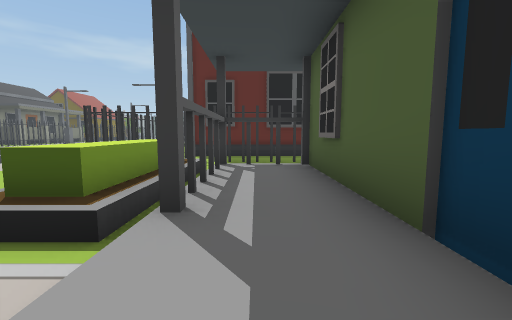
[1] (above)

24 first-person views from a walk through a 3-D level made in the Unity game engine. The camera is 1.3 m above the floor, tilts 6° down and sees 90° across. The floor is counted in squares, 2 m on a side. Each view is taken from the middle of a square. On the plan, view 1 faces up. The plan holds only what a view shows up to about 9 squares ahead; the rest is blank. The place goes on beyond the plan. Some animated figures are left out.

[2]
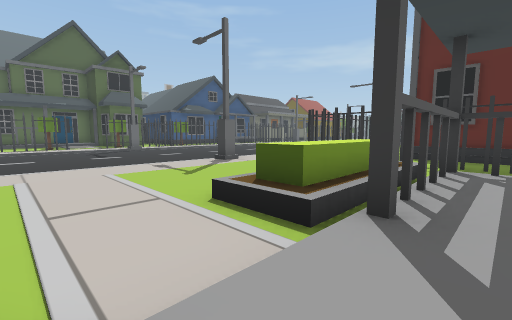

[3]
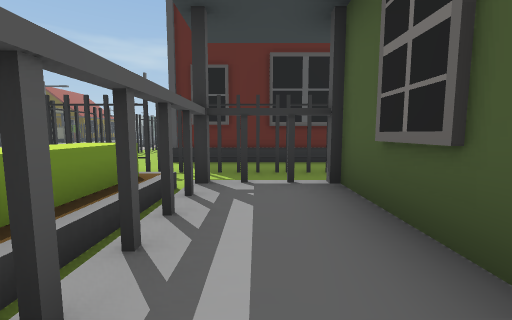

[4]
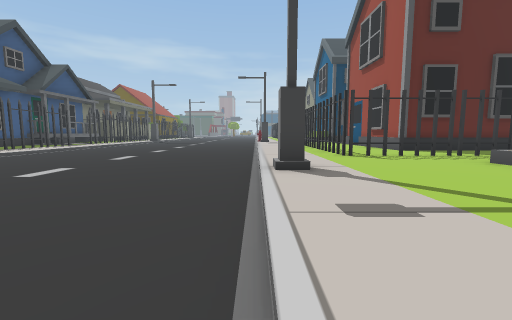

[5]
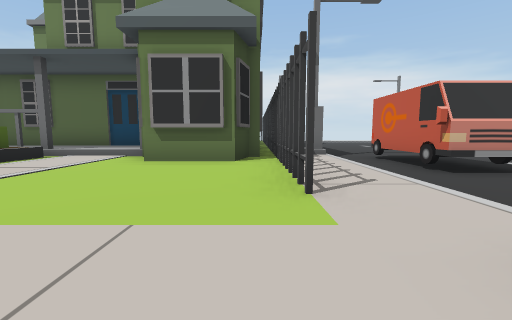

[6]
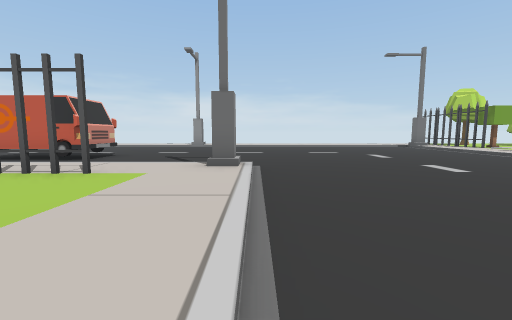

[7]
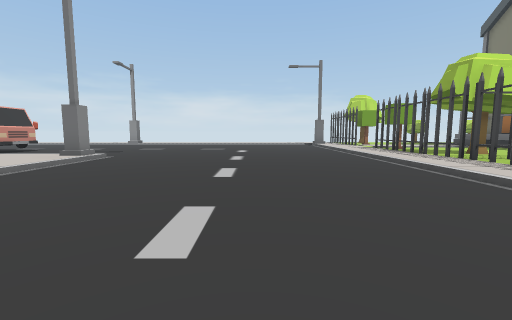

[8]
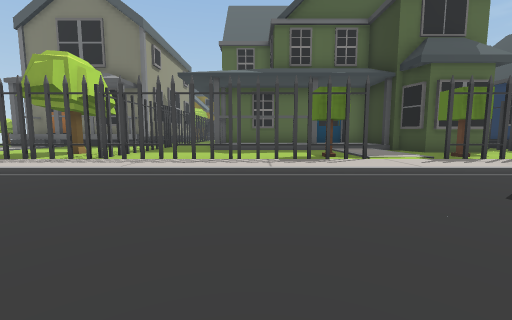

[9]
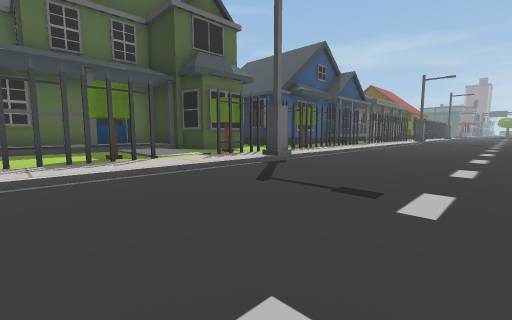

[10]
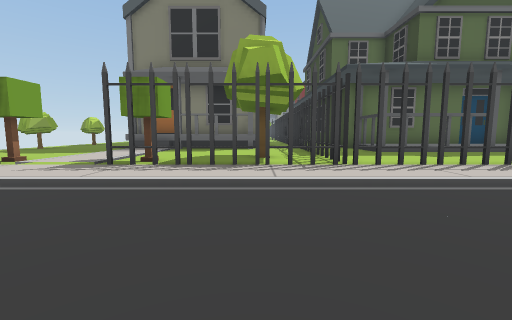

[11]
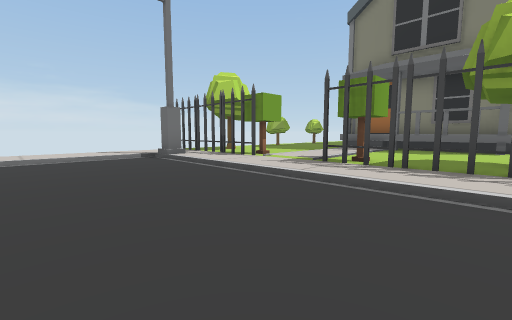

[12]
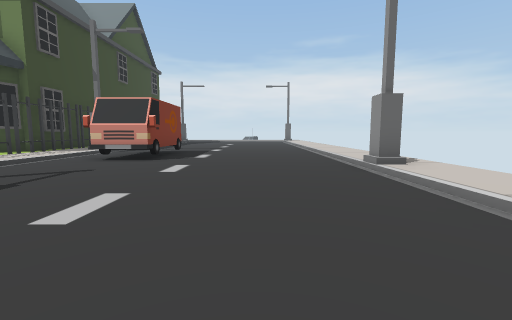

[13]
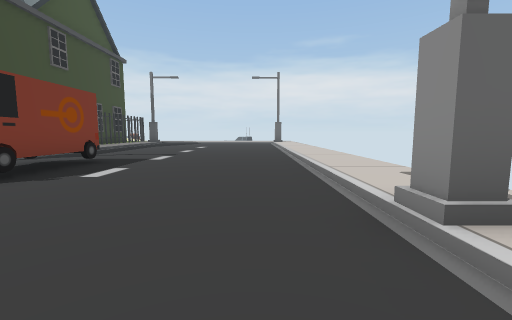

[14]
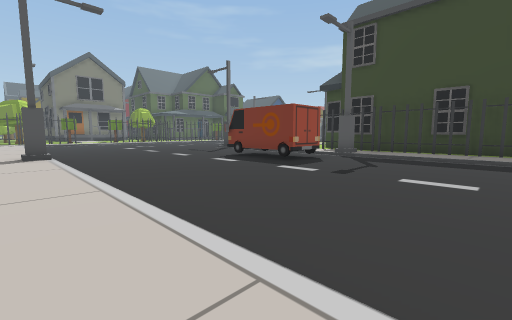

[15]
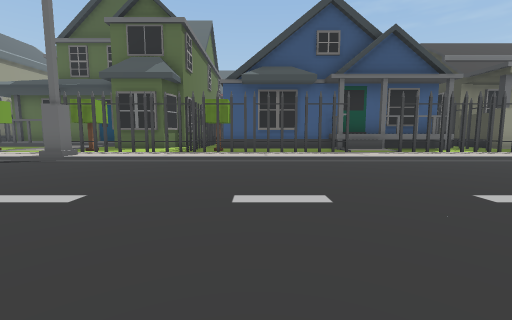

[16]
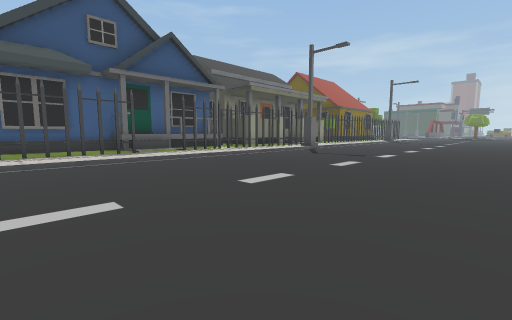

[17]
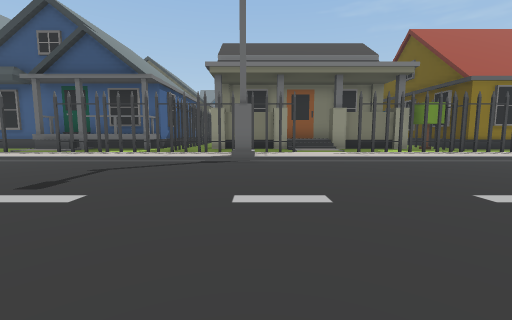

[18]
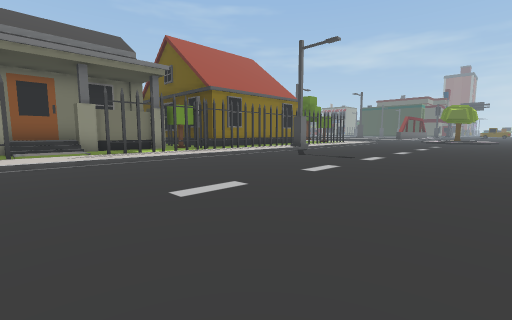

[19]
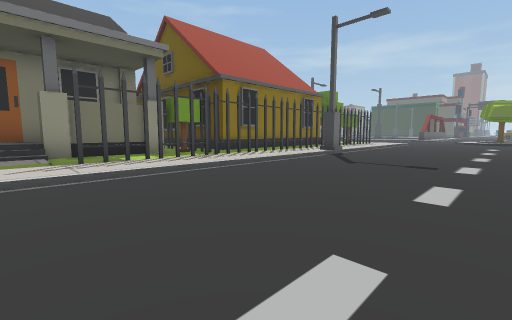

[20]
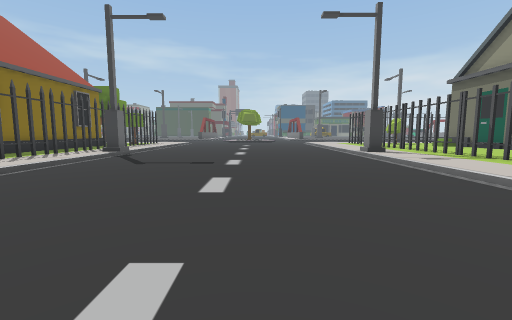

[21]
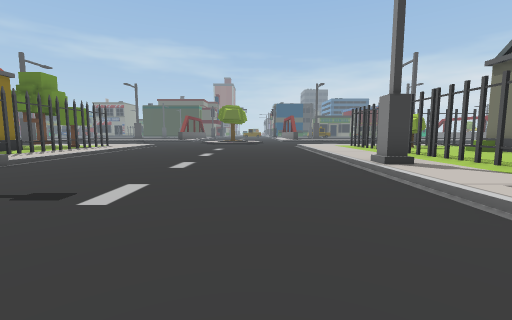

[22]
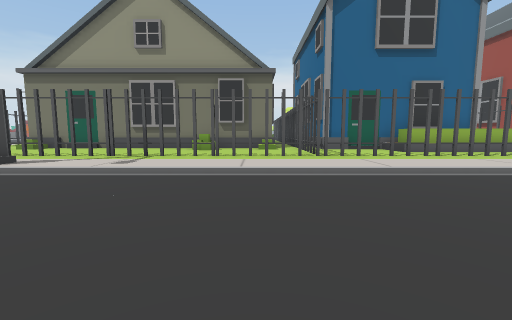

[23]
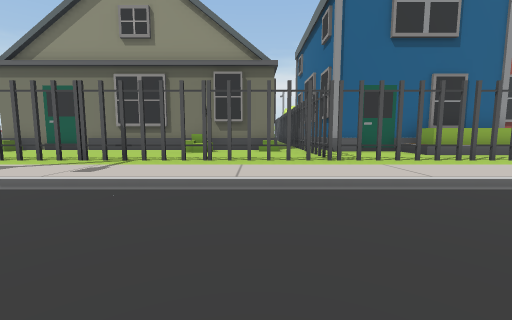

[24]
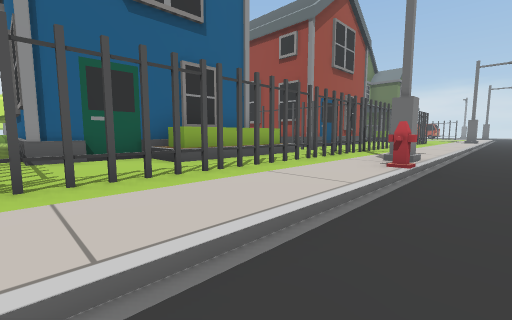

### Floor plan
Key: @ floor where view 1 was taken; # wall or solid block; x gap in a wall; . main floor; : floor 0.25 m higher than the main floor; + floor 0.5 m higher than the main floor; * floor 0.75 m higher than the main floor; / step, stairs or slope; = window, fence, low wall or low ledge; ^ raised ledge; T thing the floor can be seen under or through; A van; R tree; B bush; H hydrant.
Columns run from 21 left of view 1 to 4 right of it. Each row starts with its distance up from view 1.
 34      #:/....../:x
 33     ##:/....../: ::/#
 32     ##:/....../:#:::#
 31      #:/....../:x:::#
 30      #:#......#/T:::#
 29      #:/....../:T:::#
 28      #:/....../:T:::#
 27      #:/....../:T::B#
 26     ##:/....../:x:::#
 25     ##:/....../:#:::#
 24     ##:/....../:#::::
 23   #*##:/....../:TT#######
 22   #*/::/....../:T::#
 21   #*##:/....../:T :#
 20     ##:#....../:# ^#
 19     ##:/....../:# ^#
 18     ##:/......H:# ^#
 17     ##:/......//# ^:
 16     ^x:/....../:##:#
 15     ^x:/....../:x:
 14     ^^:/....../:#
 13     ^^:/....../:
 12     ##:/....../:
 11     ##:/....../ #
 10     ##:/....../ :::#
  9     #R:/....../:#::#####
  8     ##:/....../:#:::::::
  7     ##:/....../:#TTxTTT
  6     ##:/....../::::::::
  5   ###R:#......#/:::^#x#
  4   +::::/....../::::^#+#
  3  ++::::/....../::::^#+#
  2 #+#::R:/....../::::^#+#
  1 #+x::T:/....../:::::/+#
  0 #+x::T:/....../:::::/@
 -1 ###::T:/....../::::##
 -2   :::::/....../::::##
 -3  ####T:/....../::::#######
 -4  ::::T:/....../::##/::::::
 -5 ##::RT:/....../#//////////
 -6 ##:::T:/..........AAAA....
 -7 #=:::R:/..........AAAA....
 -8 ##:::::/..................
 -9  =:::::/..................
-10  ::::R:/... ..............
-11  ::::#:/...  .............
-12  R::R::#///  ////#////////
-13  R:  # ::::  :::::::::::::

Where each view was taken, in squares from view 1:
view 1: 0 up, 0 right, facing up
view 2: 0 up, 0 right, facing up-left
view 3: 2 up, 0 right, facing up
view 4: 1 up, 7 left, facing up
view 5: 3 down, 7 left, facing right
view 6: 0 up, 7 left, facing down
view 7: 2 up, 11 left, facing down
view 8: 0 up, 10 left, facing left
view 9: 0 up, 10 left, facing up-left
view 10: 5 down, 11 left, facing left
view 11: 5 down, 11 left, facing down-left
view 12: 10 down, 9 left, facing right
view 13: 11 down, 6 left, facing right
view 14: 13 down, 4 right, facing up-left
view 15: 10 up, 8 left, facing left
view 16: 10 up, 8 left, facing up-left
view 17: 20 up, 8 left, facing left
view 18: 21 up, 8 left, facing up-left
view 19: 22 up, 10 left, facing up-left
view 20: 22 up, 10 left, facing up
view 21: 25 up, 9 left, facing up
view 22: 25 up, 11 left, facing right
view 23: 25 up, 10 left, facing right
view 24: 23 up, 8 left, facing down-right
